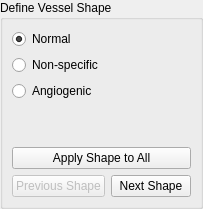
               <widget class="QWidget" name="setVesselShapePage">
                <layout class="QVBoxLayout" name="verticalLayout_38">
                 <property name="margin">
                  <number>0</number>
                 </property>
                 <item>
                  <widget class="QGroupBox" name="groupBox_11">
                   <property name="title">
                    <string>Define Vessel Shape</string>
                   </property>
                   <layout class="QVBoxLayout" name="verticalLayout_39">
                    <item>
                     <layout class="QHBoxLayout" name="horizontalLayout_16">
                      <item>
                       <widget class="QRadioButton" name="shapeNormalRadio">
                        <property name="text">
                         <string>Normal</string>
                        </property>
                        <property name="checked">
                         <bool>true</bool>
                        </property>
                       </widget>
                      </item>
                     </layout>
                    </item>
                    <item>
                     <layout class="QHBoxLayout" name="horizontalLayout_17">
                      <item>
                       <widget class="QRadioButton" name="shapeTortuousRadio">
                        <property name="text">
                         <string>Non-specific</string>
                        </property>
                       </widget>
                      </item>
                     </layout>
                    </item>
                    <item>
                     <layout class="QHBoxLayout" name="horizontalLayout_18">
                      <item>
                       <widget class="QRadioButton" name="shapeRamifiedRadio">
                        <property name="text">
                         <string>Angiogenic</string>
                        </property>
                       </widget>
                      </item>
                     </layout>
                    </item>
                    <item>
                     <spacer name="verticalSpacer_13">
                      <property name="orientation">
                       <enum>Qt::Vertical</enum>
                      </property>
                      <property name="sizeHint" stdset="0">
                       <size>
                        <width>20</width>
                        <height>40</height>
                       </size>
                      </property>
                     </spacer>
                    </item>
                    <item>
                     <widget class="QPushButton" name="applyShapeToAll">
                      <property name="minimumSize">
                       <size>
                        <width>0</width>
                        <height>0</height>
                       </size>
                      </property>
                      <property name="statusTip">
                       <string>Apply selected shape to all vessels</string>
                      </property>
                      <property name="text">
                       <string>Apply Shape to All</string>
                      </property>
                     </widget>
                    </item>
                    <item>
                     <layout class="QHBoxLayout" name="horizontalLayout_19">
                      <item>
                       <widget class="QPushButton" name="prevShape">
                        <property name="enabled">
                         <bool>false</bool>
                        </property>
                        <property name="minimumSize">
                         <size>
                          <width>0</width>
                          <height>0</height>
                         </size>
                        </property>
                        <property name="text">
                         <string>Previous Shape</string>
                        </property>
                       </widget>
                      </item>
                      <item>
                       <widget class="QPushButton" name="nextShape">
                        <property name="minimumSize">
                         <size>
                          <width>0</width>
                          <height>0</height>
                         </size>
                        </property>
                        <property name="text">
                         <string>Next Shape</string>
                        </property>
                       </widget>
                      </item>
                     </layout>
                    </item>
                   </layout>
                  </widget>
                 </item>
                </layout>
               </widget>
